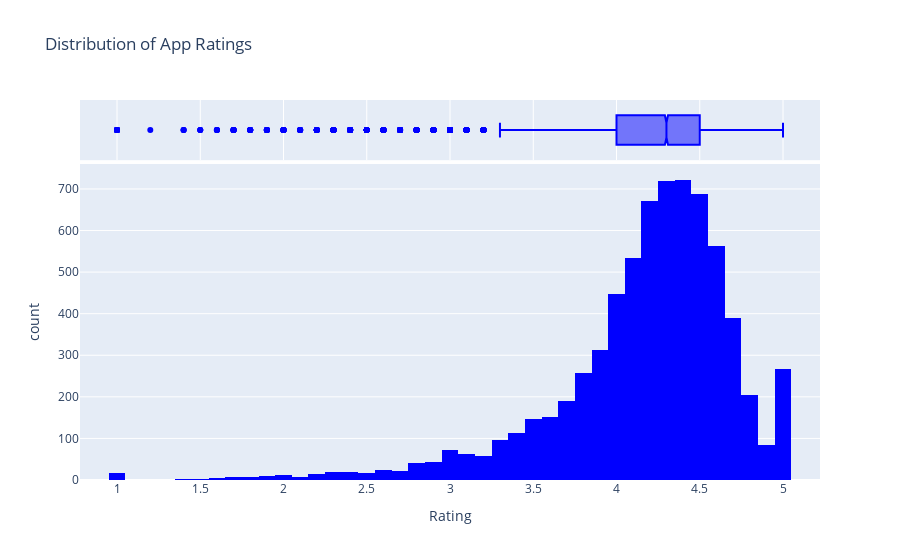

Source (notebook cell):
### Code cell
# 3.Distribution of App Ratings
fig_rating = px.histogram(
    df, 
    x='Rating', 
    title='Distribution of App Ratings',
    marginal='box', # Show box plot for distribution detail (Skill Enhancement: Adding detail)
    color_discrete_sequence=['blue']
)
fig_rating.show()

### Figure 1 — Plotly figure (JSON) as saved in the notebook; plotly's stock layout.template omitted (floating-point values rounded to 4 significant figures; data arrays with more than 128 entries replaced by an {"elided": "..."} marker saying what was removed)
{"data": [{"alignmentgroup": "True", "bingroup": "x", "hovertemplate": "Rating=%{x}<br>count=%{y}<extra></extra>", "legendgroup": "", "marker": {"color": "blue", "pattern": {"shape": ""}}, "name": "", "offsetgroup": "", "orientation": "v", "showlegend": false, "type": "histogram", "x": {"elided": "7021 float values"}, "xaxis": "x", "yaxis": "y"}, {"alignmentgroup": "True", "hovertemplate": "Rating=%{x}<extra></extra>", "legendgroup": "", "marker": {"color": "blue"}, "name": "", "notched": true, "offsetgroup": "", "showlegend": false, "type": "box", "x": {"elided": "7021 float values"}, "xaxis": "x2", "yaxis": "y2"}], "layout": {"barmode": "relative", "legend": {"tracegroupgap": 0}, "title": {"text": "Distribution of App Ratings"}, "xaxis": {"anchor": "y", "domain": [0, 1], "title": {"text": "Rating"}}, "xaxis2": {"anchor": "y2", "domain": [0, 1], "matches": "x", "showgrid": true, "showticklabels": false}, "yaxis": {"anchor": "x", "domain": [0, 0.8316], "title": {"text": "count"}}, "yaxis2": {"anchor": "x2", "domain": [0.8416, 1], "matches": "y2", "showgrid": false, "showline": false, "showticklabels": false, "ticks": ""}}}
